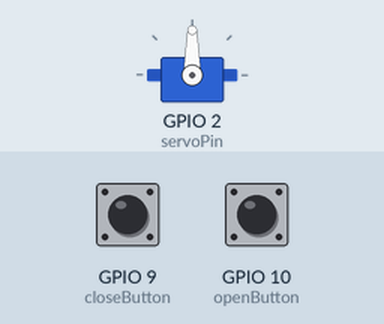
The program below on a simulated ESP8266 (NodeMCU). Parts: servo. The inputs (shaded band) are chosen by the test bench; at power-on: GPIO 10 (openButton) HIGH, GPIO 9 (closeButton) HIGH. WiFi joins after 1.5 s; servers stay silent unless stated; not simulated (calls return 0 or success): secrets.h; what the program prints to the serial monitor is not drawn.

Above: at 3.2 s.
3.3 s: GPIO 10 (openButton) pulled LOW for 0.15 s
5.7 s: GPIO 9 (closeButton) pulled LOW for 0.15 s
At 7.7 s:
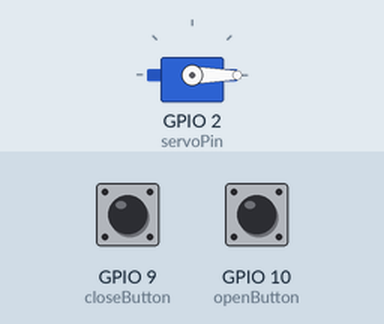
8.1 s: GPIO 10 (openButton) pulled LOW for 1 s
At 9.6 s:
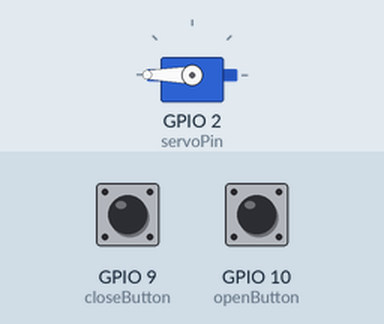
10.6 s: GPIO 9 (closeButton) pulled LOW for 1 s
At 10.78 s:
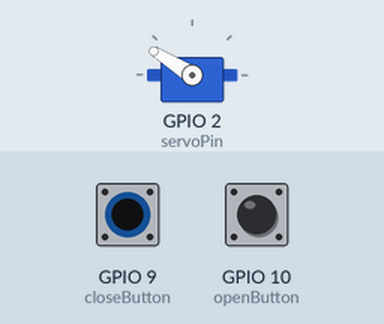
13.1 s: GPIO 10 (openButton) pulled LOW for 3.2 s
At 13.28 s:
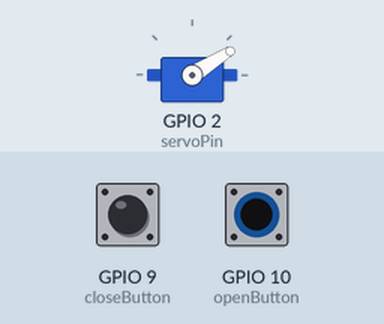
17.8 s: GPIO 9 (closeButton) driven LOW
At 19.3 s:
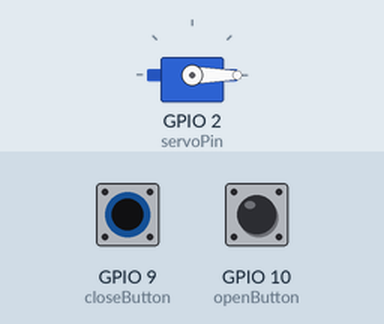
Timing chart, 0 to 20.8 s (numbered marks = the images above; inputs shaded):
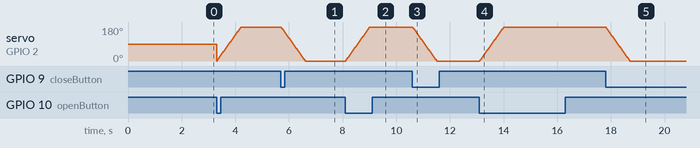

The program:

main.cpp
```cpp
#include <Arduino.h>
#include <EEPROM.h>
#include <ESP8266WebServer.h>
#include <ESP8266WiFi.h>
#include <Servo.h>

#include "secrets.h"

#define WIFI_SSID _WIFI_SSID  //found in secrets.h (ignored by git)
#define WIFI_PASSWORD _WIFI_PASSWORD
#define HTTP_REST_PORT 8080

ESP8266WebServer httpRestServer(HTTP_REST_PORT);
IPAddress ip(192, 168, 0, 177);
IPAddress dns(192, 168, 0, 1);
IPAddress gateway(192, 168, 0, 1);
IPAddress subnet(255, 255, 255, 0);

int servoPin = 2;
int tryCount = 0;
int openButton = 10;
int closeButton = 9;
bool isUnlocked;
Servo Servo1;
/**
 * TODO:
 * WiFi Connection - DONE
 * Add system "stoppage" on WiFi disconnect - DONE
 * Connect System to Home Assistant
 * Trigger Commands via HA
 * Add Power on/off commands to beginning and end of servo functions after transistors arrive
*/

void openLock() {
    if (isUnlocked) {
        return;
    }

    int pos;
    Servo1.attach(servoPin);

    for (pos = 0; pos <= 180; pos += 1) {
        Servo1.write(pos);  // tell servo to go to position in variable 'pos'
        delay(5);          // waits 15ms for the servo to reach the position
    }
    Servo1.detach();
    isUnlocked = true;
}

void closeLock() {
    if (!isUnlocked) {
        return;
    }

    int pos;
    Servo1.attach(servoPin);

    for (pos = 180; pos >= 0; pos -= 1) {
        Servo1.write(pos);                 // tell servo to go to position in variable 'pos'
        delay(5);                         // waits 15ms for the servo to reach the position
    }
    Servo1.detach();

    isUnlocked = false;
}

void openLockRemotely() {
  if(isUnlocked) {
          httpRestServer.send(500, "text/html", "Deadbolt is already unlocked");
    }
    openLock();
    httpRestServer.send(200, "text/html", "Deadbolt is now unlocked");
}

void closeLockRemotely() {
    if(!isUnlocked) {
          httpRestServer.send(500, "text/html", "Deadbolt is already locked");
    }
    closeLock();
    httpRestServer.send(200, "text/html", "Deadbolt is now locked");
}

//return isUnlocked so I can see the status in HA
void getLockStatus() {
  const String status = isUnlocked ? "no" : "yes";

  httpRestServer.send(200, "text/html", "Deadbolt is locked: " + status);
}

/**
 * Ideally, I wanted to hook the ESP directly into HA
 * But I can't find a proper way to do that. ESPHome exists
 * but it doesn't seem to do what I want, so I setup a webserver
 * to handle simple REST calls to open and close the locks
 * */
void restServerRouting() {
    httpRestServer.on("/", HTTP_GET, []() {
        httpRestServer.send(200, F("text/html"),
                            F("Welcome to the Smart Door!"));
    });
    httpRestServer.on(F("/openLock"), HTTP_GET, openLockRemotely);
    httpRestServer.on(F("/closeLock"), HTTP_GET, closeLockRemotely);
    httpRestServer.on(F("/getLockStatus"), HTTP_GET, getLockStatus);
}

void setup() {
    // put your setup code here, to run once:
    Serial.begin(115200);

    Servo1.attach(servoPin);
    Servo1.write(90);
    Servo1.detach();
    pinMode(openButton, INPUT_PULLUP);
    pinMode(closeButton, INPUT_PULLUP);
    //TODO: Add unlock and open button

    WiFi.config(ip, dns, gateway, subnet);
    WiFi.begin(WIFI_SSID, WIFI_PASSWORD);
    Serial.print("Beginning WiFi Connection to: ");
    Serial.println(WIFI_SSID);

    int i = 0;
    while (WiFi.status() != WL_CONNECTED) {  // Wait for the Wi-Fi to connect
        delay(1000);
        Serial.print(++i);
        Serial.println(' ');
    }

    Serial.println('\n');
    Serial.println("Connection established!");
    Serial.print("IP address:\t");
    Serial.println(WiFi.localIP());
    WiFi.setAutoReconnect(true);

    //start http server stuff
    restServerRouting();
    httpRestServer.begin();
}

void loop() {
    //Button Detections
    if (digitalRead(openButton) == LOW) {
        Serial.println("openButton Pressed");
        openLock();
    } else if (digitalRead(closeButton) == LOW) {
        Serial.println("closeButton Pressed");
        closeLock();
    }

    //WiFi Disconnect detection
    if (WiFi.status() != WL_CONNECTED) {
        if (!isUnlocked) {
            Serial.println("WARNING: WiFi signal was lost!! Unlocking deadbolt for safety");
            //TODO: Add transistor switch
            openLock();
        }
    }

    //http server stuff
    httpRestServer.handleClient();
}
```

Measured:
- after the input at 5.7 s, servo on GPIO 2 (servoPin): moves from 180° to 0° over 0.88 s, starting at once
- after the input at 8.1 s, servo on GPIO 2 (servoPin): moves from 0° to 180° over 0.88 s, starting at once
- after the input at 10.6 s, servo on GPIO 2 (servoPin): moves from 180° to 0° over 0.88 s, starting at once
- after the input at 13.1 s, servo on GPIO 2 (servoPin): moves from 0° to 180° over 0.88 s, starting at once
- after the input at 17.8 s, servo on GPIO 2 (servoPin): moves from 180° to 0° over 0.88 s, starting at once
